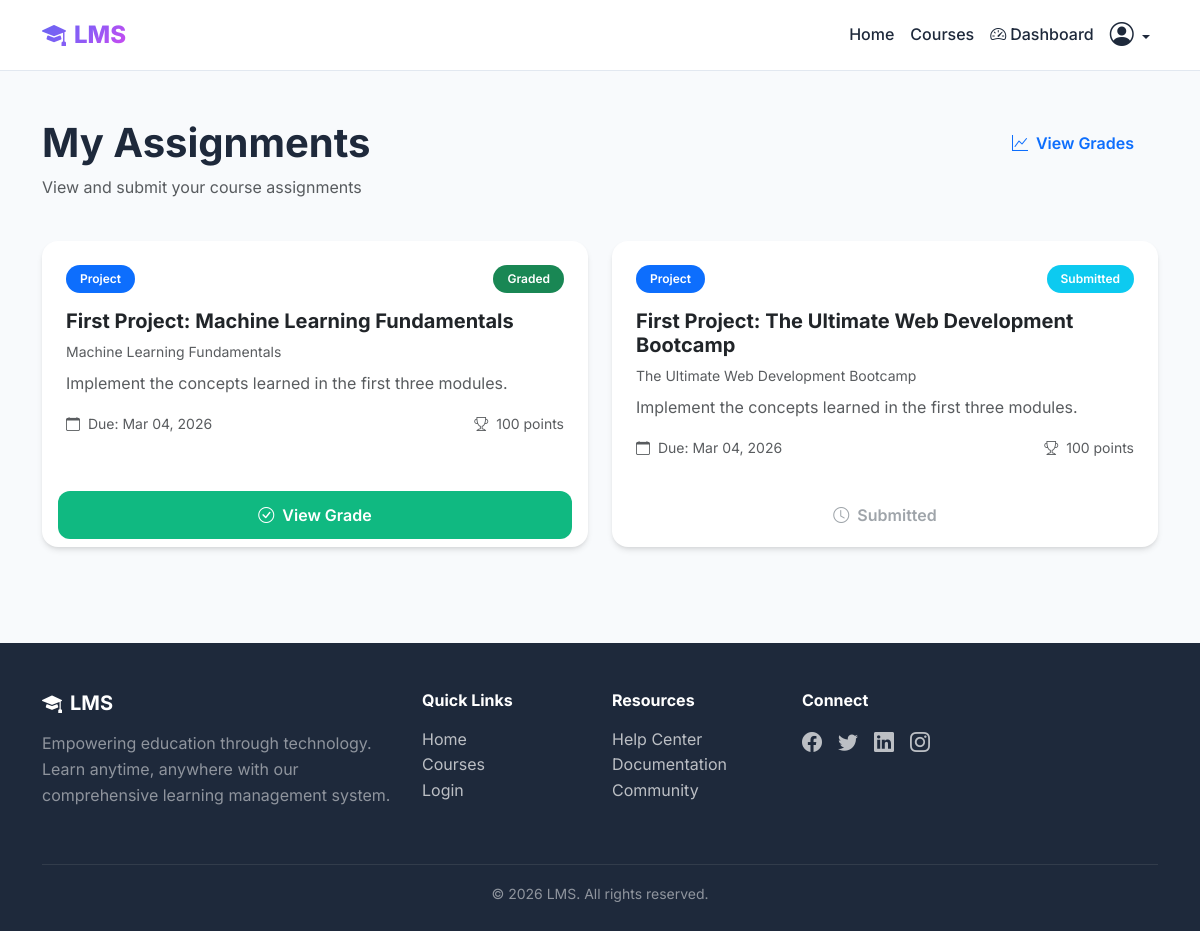
The page /assignments/my-assignments/ (signed in) on the database its author committed.
### assignments/models.py (models this page shows, shortened)
class Assignment(models.Model):
    ASSIGNMENT_TYPES = [
        ('quiz', 'Quiz'),
        ('essay', 'Essay'),
        ('project', 'Project'),
        ('homework', 'Homework'),
        ('exam', 'Exam'),
    ]
    course = models.ForeignKey(Course, on_delete=models.CASCADE, related_name='assignments')
    lesson = models.ForeignKey(Lesson, on_delete=models.CASCADE, related_name='assignments', blank=True, null=True)
    title = models.CharField(max_length=200)
    description = models.TextField()
    assignment_type = models.CharField(max_length=20, choices=ASSIGNMENT_TYPES, default='homework')
    max_score = models.PositiveIntegerField(default=100)
    due_date = models.DateTimeField()
    instructions = models.TextField(blank=True, null=True)
    allow_late_submission = models.BooleanField(default=False)
    late_penalty_percent = models.PositiveIntegerField(default=0, help_text="Penalty percentage for late submission")
    created_at = models.DateTimeField(auto_now_add=True)
    updated_at = models.DateTimeField(auto_now=True)
    class Meta:
        ordering = ['-due_date']

class Submission(models.Model):
    STATUS_CHOICES = [
        ('submitted', 'Submitted'),
        ('graded', 'Graded'),
        ('late', 'Late'),
        ('resubmit', 'Resubmit Required'),
    ]
    assignment = models.ForeignKey(Assignment, on_delete=models.CASCADE, related_name='submissions')
    student = models.ForeignKey(User, on_delete=models.CASCADE, related_name='submissions', limit_choices_to={'role': 'student'})
    content = models.TextField(blank=True, null=True, help_text="Text submission content")
    file = models.FileField(upload_to='assignments/submissions/', blank=True, null=True)
    submitted_at = models.DateTimeField(auto_now_add=True)
    status = models.CharField(max_length=20, choices=STATUS_CHOICES, default='submitted')
    is_late = models.BooleanField(default=False)
    class Meta:
        unique_together = ['assignment', 'student']

### courses/models.py (models this page shows, shortened)
class Course(models.Model):
    STATUS_CHOICES = [
        ('draft', 'Draft'),
        ('published', 'Published'),
        ('archived', 'Archived'),
    ]
    title = models.CharField(max_length=200)
    description = models.TextField()
    instructor = models.ForeignKey(User, on_delete=models.CASCADE, related_name='courses_taught', limit_choices_to={'role': 'instructor'})
    cover_image = models.ImageField(upload_to='courses/covers/', blank=True, null=True)
    category = models.CharField(max_length=100, blank=True, null=True)
    duration = models.CharField(max_length=50, help_text="e.g., '8 weeks', '3 months'")
    difficulty = models.CharField(max_length=20, choices=[
        ('beginner', 'Beginner'),
        ('intermediate', 'Intermediate'),
        ('advanced', 'Advanced'),
    ], default='beginner')
    status = models.CharField(max_length=20, choices=STATUS_CHOICES, default='draft')
    max_students = models.PositiveIntegerField(default=100)
    created_at = models.DateTimeField(auto_now_add=True)
    updated_at = models.DateTimeField(auto_now=True)
    class Meta:
        ordering = ['-created_at']

### assignments/views.py (the view)
# urls.py: path('my-assignments/', views.my_assignments, name='my_assignments'),
@login_required
def my_assignments(request):
    if not request.user.is_student():
        messages.error(request, 'Access denied.')
        return redirect('dashboard')
    enrollments = Enrollment.objects.filter(student=request.user)
    course_ids = enrollments.values_list('course_id', flat=True)
    assignments = Assignment.objects.filter(course_id__in=course_ids).select_related('course')
    submissions = {s.assignment_id: s for s in Submission.objects.filter(student=request.user)}
    for assignment in assignments:
        assignment.user_submission = submissions.get(assignment.id)
    context = {
        'assignments': assignments,
    }
    return render(request, 'assignments/my_assignments.html', context)

### accounts/models.py (called while the page is built)
    def is_student(self):
        return self.role == 'student'

### templates/assignments/my_assignments.html (shortened to what this page needs)
{% extends 'base.html' %}
{% block content %}
<div class="container py-5">
    <div class="row mb-4">
        <div class="col-md-8">
            <h1 class="fw-bold">My Assignments</h1>
            <p class="text-muted">View and submit your course assignments</p>
        </div>
        <div class="col-md-4 text-md-end">
            <a href="{% url 'my_grades' %}" class="btn btn-outline-primary">
                <i class="bi bi-graph-up me-2"></i>View Grades
            </a>
        </div>
    </div>
    {% if assignments %}
    <div class="row g-4">
        {% for assignment in assignments %}
        <div class="col-md-6">
            <div class="card h-100">
                <div class="card-body">
                    <div class="d-flex justify-content-between align-items-start mb-3">
                        <span class="badge bg-primary">{{ assignment.assignment_type|title }}</span>
                        {% if assignment.user_submission %}
                        <span
                            class="badge bg-{% if assignment.user_submission.status == 'graded' %}success{% elif assignment.user_submission.status == 'submitted' %}info{% else %}warning{% endif %}">
                            {{ assignment.user_submission.status|title }}
                        </span>
                        {% else %}
                        <span class="badge bg-secondary">Not Submitted</span>
                        {% endif %}
                    </div>
                    <h5 class="card-title fw-bold">{{ assignment.title }}</h5>
                    <p class="text-muted small mb-2">{{ assignment.course.title }}</p>
                    <p class="card-text text-muted">{{ assignment.description|truncatewords:20 }}</p>
                    <div class="d-flex justify-content-between align-items-center mt-3">
                        <div class="text-muted small">
                            <i class="bi bi-calendar me-1"></i>
                            Due: {{ assignment.due_date|date:"M d, Y" }}
                        </div>
                        <div class="text-muted small">
                            <i class="bi bi-trophy me-1"></i>
                            {{ assignment.max_score }} points
                        </div>
                    </div>
                </div>
                <div class="card-footer bg-transparent border-0">
                    {% if assignment.user_submission %}
                    {% if assignment.user_submission.status == 'graded' %}
                    <a href="{% url 'my_grades' %}" class="btn btn-success w-100">
                        <i class="bi bi-check-circle me-2"></i>View Grade
                    </a>
                    {% else %}
                    <button class="btn btn-outline-secondary w-100" disabled>
                        <i class="bi bi-clock me-2"></i>Submitted
                    </button>
                    {% endif %}
                    {% else %}
                    <a href="{% url 'submit_assignment' assignment.id %}" class="btn btn-primary w-100">
                        <i class="bi bi-upload me-2"></i>Submit Assignment
                    </a>
                    {% endif %}
                </div>
            </div>
        </div>
        {% endfor %}
    </div>
    {% endif %}
</div>
{% endblock %}

### static/css/styles.css (style rules this page uses)
:root { --primary: #6366f1; --primary-dark: #4f46e5; --primary-light: #818cf8; --secondary: #10b981; --accent: #f59e0b; --danger: #ef4444; --dark: #1e293b; --light: #f8fafc; --gray: #64748b; --gray-light: #e2e8f0; --gradient-1: linear-gradient(135deg, #6366f1 0%, #8b5cf6 50%, #d946ef 100%); --gradient-2: linear-gradient(135deg, #10b981 0%, #06b6d4 100%); --shadow-sm: 0 1px 2px 0 rgb(0 0 0 / 0.05); --shadow: 0 4px 6px -1px rgb(0 0 0 / 0.1), 0 2px 4px -2px rgb(0 0 0 / 0.1); --shadow-lg: 0 10px 15px -3px rgb(0 0 0 / 0.1), 0 4px 6px -4px rgb(0 0 0 / 0.1); --shadow-xl: 0 20px 25px -5px rgb(0 0 0 / 0.1), 0 8px 10px -6px rgb(0 0 0 / 0.1); }
* { margin: 0; padding: 0; box-sizing: border-box; }
body { font-family: 'Inter', -apple-system, BlinkMacSystemFont, 'Segoe UI', Roboto, sans-serif; background: var(--light); color: var(--dark); line-height: 1.6; min-height: 100vh; }
.btn { font-weight: 600; padding: 0.75rem 1.5rem; border-radius: 0.75rem; transition: all 0.3s ease; border: none; }
.btn-success { background: var(--secondary); color: white; }
.card { background: white; border-radius: 1rem; border: none; box-shadow: var(--shadow); transition: all 0.3s ease; overflow: hidden; }
.card-body { padding: 1.5rem; }
.badge { padding: 0.5rem 0.875rem; border-radius: 2rem; font-weight: 600; font-size: 0.75rem; }

### rows shown on the page
Assignment: assignment_type "Project", user_submission.status "Graded", title "First Project: Machine Learning Fundamentals", course "Machine Learning Fundamentals", description "Implement the concepts learned in the first three modules.", due_date "Mar 04, 2026", max_score "100", shows "View Grade"
Assignment: assignment_type "Project", user_submission.status "Submitted", title "First Project: The Ultimate Web Development Bootcamp", course "The Ultimate Web Development Bootcamp", description "Implement the concepts learned in the first three modules.", due_date "Mar 04, 2026", max_score "100"
